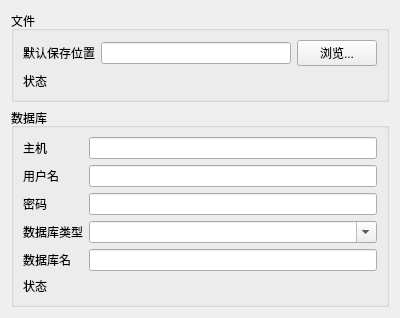
<?xml version="1.0" encoding="UTF-8"?>
<ui version="4.0">
 <class>GeneralSettings</class>
 <widget class="QWidget" name="GeneralSettings">
  <property name="geometry">
   <rect>
    <x>0</x>
    <y>0</y>
    <width>400</width>
    <height>300</height>
   </rect>
  </property>
  <layout class="QVBoxLayout" name="verticalLayout">
   <item>
    <widget class="QGroupBox" name="docGroup">
     <property name="title">
      <string>文件</string>
     </property>
     <layout class="QFormLayout" name="formLayout_2">
      <item row="0" column="0">
       <widget class="QLabel" name="docPathTitle">
        <property name="text">
         <string>默认保存位置</string>
        </property>
       </widget>
      </item>
      <item row="0" column="1">
       <layout class="QHBoxLayout" name="horizontalLayout">
        <item>
         <widget class="QLineEdit" name="docPath"/>
        </item>
        <item>
         <widget class="QPushButton" name="docPathBrowse">
          <property name="text">
           <string>浏览...</string>
          </property>
         </widget>
        </item>
       </layout>
      </item>
      <item row="1" column="0">
       <widget class="QLabel" name="docStatusTitle">
        <property name="text">
         <string>状态</string>
        </property>
       </widget>
      </item>
      <item row="1" column="1">
       <widget class="QLabel" name="docStatus"/>
      </item>
     </layout>
    </widget>
   </item>
   <item>
    <widget class="QGroupBox" name="dbGroup">
     <property name="title">
      <string>数据库</string>
     </property>
     <layout class="QFormLayout" name="formLayout">
      <item row="4" column="0">
       <widget class="QLabel" name="dbTypeTitle">
        <property name="text">
         <string>数据库类型</string>
        </property>
       </widget>
      </item>
      <item row="4" column="1">
       <widget class="QComboBox" name="dbType">
        <property name="editable">
         <bool>true</bool>
        </property>
       </widget>
      </item>
      <item row="6" column="0">
       <widget class="QLabel" name="dbNameTitle">
        <property name="text">
         <string>数据库名</string>
        </property>
       </widget>
      </item>
      <item row="6" column="1">
       <widget class="QLineEdit" name="dbName"/>
      </item>
      <item row="9" column="0">
       <widget class="QLabel" name="dbStatusTitle">
        <property name="text">
         <string>状态</string>
        </property>
       </widget>
      </item>
      <item row="9" column="1">
       <widget class="QLabel" name="dbStatus">
        <property name="textFormat">
         <enum>Qt::RichText</enum>
        </property>
       </widget>
      </item>
      <item row="1" column="1">
       <widget class="QLineEdit" name="dbHost"/>
      </item>
      <item row="1" column="0">
       <widget class="QLabel" name="dbHostTitle">
        <property name="text">
         <string>主机</string>
        </property>
       </widget>
      </item>
      <item row="2" column="0">
       <widget class="QLabel" name="dbUserTitle">
        <property name="text">
         <string>用户名</string>
        </property>
       </widget>
      </item>
      <item row="3" column="0">
       <widget class="QLabel" name="dbPasswordTitle">
        <property name="text">
         <string>密码</string>
        </property>
       </widget>
      </item>
      <item row="2" column="1">
       <widget class="QLineEdit" name="dbUser"/>
      </item>
      <item row="3" column="1">
       <widget class="QLineEdit" name="dbPassword">
        <property name="echoMode">
         <enum>QLineEdit::Password</enum>
        </property>
       </widget>
      </item>
     </layout>
    </widget>
   </item>
   <item>
    <spacer name="verticalSpacer">
     <property name="orientation">
      <enum>Qt::Vertical</enum>
     </property>
     <property name="sizeHint" stdset="0">
      <size>
       <width>20</width>
       <height>40</height>
      </size>
     </property>
    </spacer>
   </item>
  </layout>
 </widget>
 <resources/>
 <connections/>
</ui>
